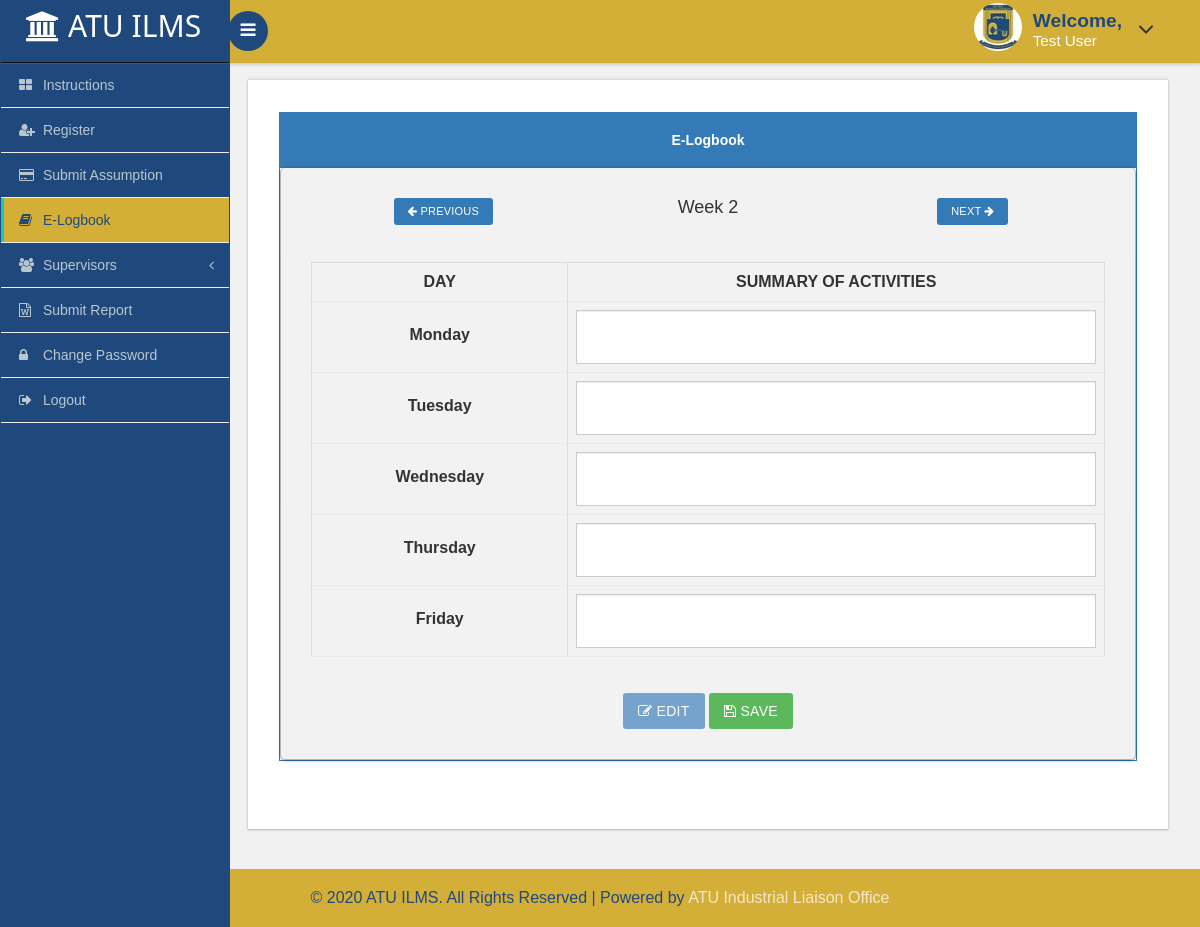
Page /e_logbook/e_logbook_2.php (signed in) on the earlier database version.
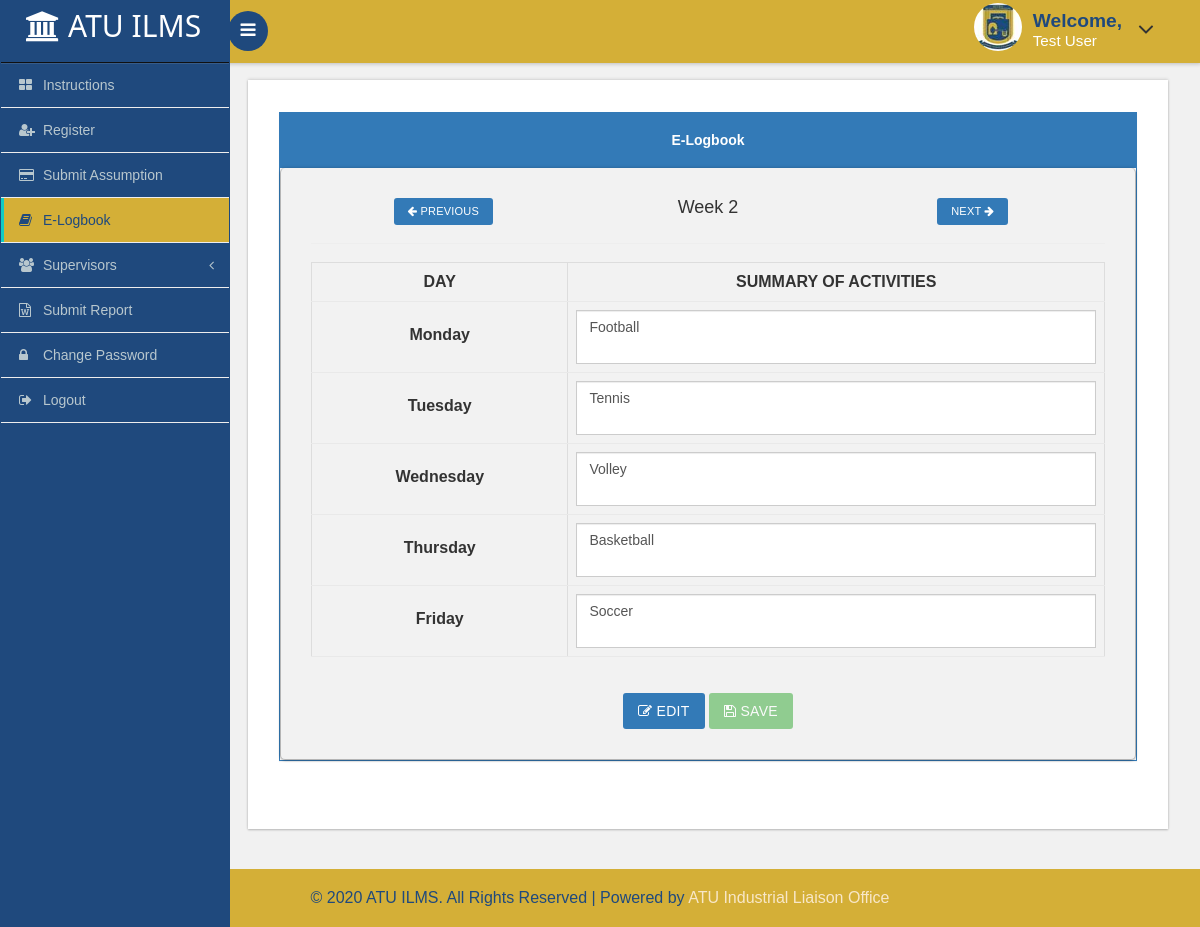
Same page on the later database version.
### tables this page shows
CREATE TABLE `week2_table` (
  `id` int(11) NOT NULL,
  `username` varchar(100) NOT NULL,
  `index_number` varchar(100) NOT NULL,
  `date` timestamp NOT NULL DEFAULT CURRENT_TIMESTAMP,
  `monday_activities` mediumtext NOT NULL,
  `tuesday_activities` mediumtext NOT NULL,
  `wednesday_activities` mediumtext NOT NULL,
  `thursday_activities` mediumtext NOT NULL,
  `friday_activities` mediumtext NOT NULL
);

### e_logbook/e_logbook_2.php (the view, shortened to what the changed rows need)
<?php
    include('../functions.php');
	$indexNumber = $_SESSION['user']['user_id'];
?>
<!DOCTYPE HTML>
<html>
<head>
<link href="../css/bootstrap.css" rel='stylesheet' type='text/css' />
<link href="../css/style.css" rel='stylesheet' type='text/css' />
<link href="../css/font-awesome.css" rel="stylesheet">
<link href='../css/SidebarNav.min.css' media='all' rel='stylesheet' type='text/css'/>
<link href="../css/custom.css" rel="stylesheet">
	<link href="../css/owl.carousel.css" rel="stylesheet">
</head>
<body class="cbp-spmenu-push" style="background: #F1F1F1">
	<div class="main-content">
	<div class="cbp-spmenu cbp-spmenu-vertical cbp-spmenu-left" id="cbp-spmenu-s1">
		<aside class="sidebar-left">
      <nav class="navbar navbar-inverse">
          <div class="navbar-header">
            <h1>
				<a class="navbar-brand" href="../index.php">
					<span class="fa fa-university"></span>
					 ATU ILMS
				</a>
			</h1>
		  </div>
      </nav>
	</aside>
	</div>
		<div id="page-wrapper">
			<div class="main-page">
        			<div class="panel-info widget-shadow">
							<div class="row">
								 <div class="col-md-12 panel-grids">
										 <div class="panel panel-primary">
											 <div class="panel-body e-logbook-panel widget_shadow_panel">
														<form action="" method="post">
																<div class="row">
                                                                   <div class="col-md12">
																		<table class="table table-bordered">
																				<thead>
																					<tr>
																						<th class="e-logbook-table" scope="col"><b>DAY</b></th>
																						<th class="e-logbook-table" scope="col"><b>SUMMARY OF ACTIVITIES</b></th>
																					</tr>
																				</thead>
																				<tbody>
											    								<?php
																				   $get_previous_data = "SELECT * FROM week2_table WHERE index_number = '$indexNumber'";
                                                                                   $execute_get_query = mysqli_query($db, $get_previous_data);
																				   $get_data = mysqli_fetch_assoc($execute_get_query);
																				   $monday_activity_holder = $get_data["monday_activities"];
																				   $tuesday_activity_holder = $get_data["tuesday_activities"];
																				   $wednesday_activity_holder = $get_data["wednesday_activities"];
																				   $thursday_activity_holder = $get_data["thursday_activities"];
																				   $friday_activity_holder = $get_data["friday_activities"];
											    									echo "<tr>";
																					echo "<th scope='row' class='e-logbook-th' style='padding-top: 22px;'>"."Monday"."</th>";
																				    echo "<td>";
																					     echo "<textarea name='job_assigned_1' class='form-control' required>".$monday_activity_holder."</textarea>";
																					echo "</td>";
																					echo "</tr>";
																					echo "<tr>";
																					echo "<th scope='row' class='e-logbook-table' style='padding-top: 22px;'>"."Tuesday"."</th>";
																					echo "<td>";
																					     echo "<textarea name='job_assigned_2' class='form-control' required>".$tuesday_activity_holder."</textarea>";
																					echo "</td>";
																					echo "</tr>";
																					echo "<tr>";
																					echo "<th scope='row' class='e-logbook-table' style='padding-top: 22px;'>"."Wednesday"."</th>";
																					echo "<td>";
																					     echo "<textarea name='job_assigned_3' class='form-control' required>".$wednesday_activity_holder."</textarea>";
																					echo "</td>";
																					echo "</tr>";
																					echo "<tr>";
																					echo "<th scope='row' class='e-logbook-table' style='padding-top: 22px;'>"."Thursday"."</th>";
																					echo "<td>";
																					     echo "<textarea name='job_assigned_4' class='form-control' required>".$thursday_activity_holder."</textarea>";
																					echo "</td>";
																					echo "</tr>";
																					echo "<tr>";
																					echo "<th scope='row' class='e-logbook-table' style='padding-top: 22px;'>"."Friday"."</th>";
																					echo "<td>";
																						echo "<textarea name='job_assigned_5' class='form-control' required>".$friday_activity_holder."</textarea>";
																					echo "</td>";
																					echo "</tr>";
																					?>
																				</tbody>
																			</table>
																   </div>
																</div>
													</form>
												</div>
											 </div>
										 </div>
									 </div>
							</div>
						</div>
			</div>
		</div>
</body>
</html>

Differences in the rows shown:
added week2_table: job_assigned_1 "Football", job_assigned_2 "Tennis", job_assigned_3 "Volley", job_assigned_4 "Basketball", job_assigned_5 "Soccer"
